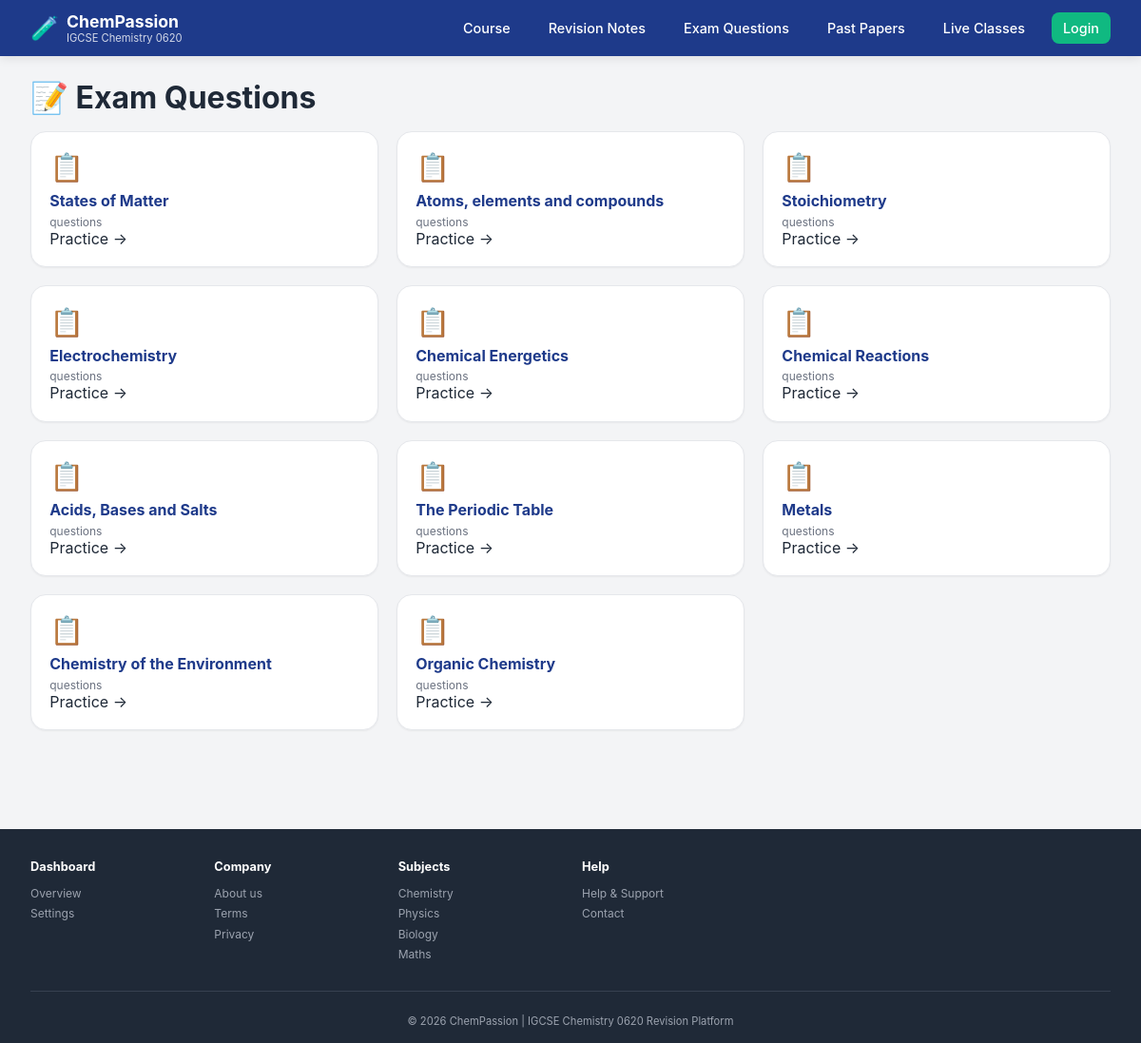
Screenshot of /exam-questions/ with the database file from the repository.
### pastpapers/models.py (models this page shows, shortened)
class Topic(models.Model):
    code = models.CharField(max_length=10, help_text="e.g., 1.1, 2.3")
    name = models.CharField(max_length=200, help_text="e.g., States of Matter")
    description = models.TextField(blank=True)
    order = models.IntegerField(default=0)
    class Meta:
        ordering = ['order', 'code']

### pastpapers/views.py (the view)
# urls.py: path('exam-questions/', views.exam_questions, name='exam_questions'),
def exam_questions(request):
    topics = Topic.objects.all().order_by('order')
    return render(request, 'pastpapers/exam_questions.html', {'topics': topics})

### pastpapers/context_processors.py (called while the page is built)
def topics_processor(request):
    try:
        topics = Topic.objects.all().order_by('order')
        for topic in topics:
            topic.question_count = topic.question_set.count()
            topic.subtopic_count = topic.subtopics.count()
        return {'topics': topics}
    except:
        return {'topics': []}

### pastpapers/templates/pastpapers/exam_questions.html (shortened to what this page needs)
{% extends 'pastpapers/base.html' %}
{% block content %}
<div class="section-header">
    <h1>📝 Exam Questions</h1>
</div>
<div class="card-grid">
    {% for topic in topics %}
    <a href="{% url 'topic_practice' topic.id %}" class="feature-card">
        <div class="feature-icon">📋</div>
        <h3>{{ topic.name }}</h3>
        <p>{{ topic.question_count }} questions</p>
        <span class="feature-badge">Practice →</span>
    </a>
    {% endfor %}
</div>
{% endblock %}

### pastpapers/templates/pastpapers/base.html (style rules this page uses)
* { margin: 0; padding: 0; box-sizing: border-box; }
body { font-family: 'Inter', -apple-system, BlinkMacSystemFont, 'Segoe UI', Roboto, sans-serif; background: #F3F4F6; color: #1F2937; }
.card-grid { display: grid; grid-template-columns: repeat(auto-fill, minmax(280px, 1fr)); gap: 1.2rem; margin-bottom: 2rem; }
.feature-card { background: white; border-radius: 16px; padding: 1.2rem; transition: all 0.2s; text-decoration: none; color: inherit; display: block; border: 1px solid #E5E7EB; box-shadow: 0 1px 2px rgba(0,0,0,0.05); }
.feature-icon { font-size: 1.8rem; margin-bottom: 0.5rem; }
.feature-card h3 { font-size: 1rem; margin-bottom: 0.3rem; color: #1E3A8A; }
.feature-card p { font-size: 0.75rem; color: #6B7280; }
.section-header { margin-bottom: 1rem; }

### rows the page displays
Topic: name "States of Matter"
Topic: name "Atoms, elements and compounds"
Topic: name "Stoichiometry"
Topic: name "Electrochemistry"
Topic: name "Chemical Energetics"
Topic: name "Chemical Reactions"
Topic: name "Acids, Bases and Salts"
Topic: name "The Periodic Table"
Topic: name "Metals"
Topic: name "Chemistry of the Environment"
Topic: name "Organic Chemistry"
